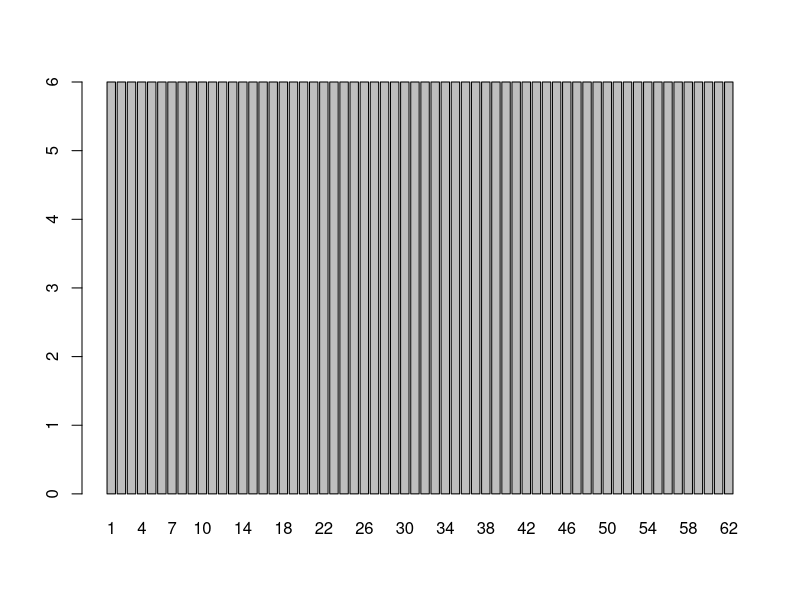

This chart was generated by the following R code:
# Pacotes
require(dplyr)
require(ggplot2)
require(tidyr)
require(ggplot2)


# Carregamento da base de dados

dados_brutos <- tibble(read.table('base_de_dados.txt', header = T)) # Base do github

# Correção na linha 6 da variável n56hpo

dados_brutos$n56hpo[6] <- 1130

# Criação de um id para os pacientes

dados_brutos$id <- 1:length(dados_brutos$idade)



# Seleção das variáveis do estudo
## eurob e euros medem risco de evento cardiáco, usar apenas uma delas.
dados <- dados_brutos %>% select(c(id,sexo, idade,imc, 
                                   nyha, has, iap, ai,
                                   eurob, euroes, fc, creat,
                                   t1, t2, t3, t4, t5, t6,
                                   grupo, n1anest, n2despin,
                                   n3final, n42hpo, n56hpo,
                                   n624hpo)) 


# Tratamento dos dados categoricos
dados$sexo <- as.factor(ifelse(dados$sexo== 1, 'M', 'F' ))
dados$nyha <- as.factor(dados$nyha)
dados$has <- as.factor(dados$has)
dados$iap <- as.factor(dados$iap)
dados$ai <- as.factor(dados$ai)
dados$grupo <- as.factor(dados$grupo)


# Descrições da base
str(dados)
summary(dados)

## Primeiras linhas da base
head(dados)






 

# Transformando os dados em fortmato longo
## Foram transformados em longo a resposta (t1, t2, ..., t6)
## E as variáveis de tempo n1anest, ..., n62hpo

dados_longos <- dados %>% pivot_longer(
    cols = starts_with("t"),               
    names_to = "observacao",                   
    values_to = "citocina_t",              
    names_prefix = "t"                    
)


# Não há perda de acompanhamento no estudo
barplot(table(dados_longos$id))
